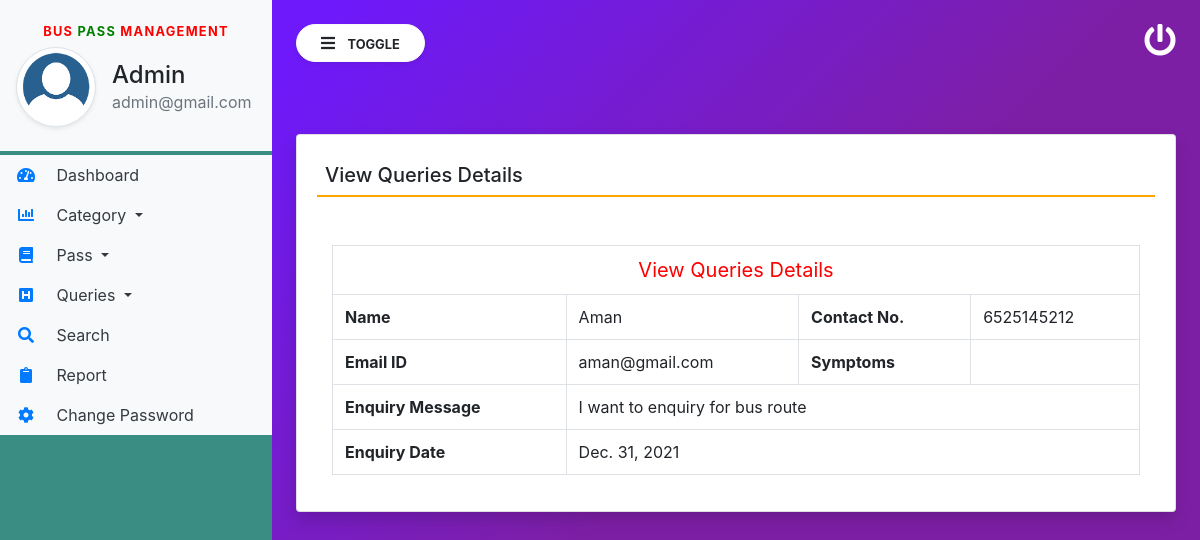
The page /view_queries/1 (signed in) on the database its author committed.
### buspass/models.py (models this page shows, shortened)
class Contact(models.Model):
    name = models.CharField(max_length=200, null=True)
    emailid = models.CharField(max_length=100, null=True)
    contact = models.CharField(max_length=15, null=True)
    message = models.CharField(max_length=300, null=True)
    msgdate = models.DateField(null=True)
    isread = models.CharField(max_length=10, null=True)

### buspass/views.py (the view)
# urls.py: path('view_queries/<int:pid>', view_queries, name='view_queries'),
def view_queries(request,pid):
    if not request.user.is_authenticated:
        return redirect('login')
    contact = Contact.objects.get(id=pid)
    contact.isread = "yes"
    contact.save()
    return render(request,'view_queries.html', locals())

### buspass/templates/view_queries.html
{% extends 'admin_base.html' %}
{% block main  %}
<div class="card shadow mt-5">
    <div class="card-body">
        <h5 class="p-2" style="border-bottom: 2px solid orange;">View Queries Details</h5>
        <div class="container-fluid mt-5">
            <table class="table table-bordered">
                <tr align="center">
                    <td colspan="4" style="font-size : 20px; color : red"> View Queries Details</td>
                </tr>
                <tr>
                    <th>Name</th>
                    <td>{{contact.name}}</td>
                    <th>Contact No.</th>
                    <td>{{contact.contact}}</td>
                </tr>
                <tr>
                    <th>Email ID</th>
                    <td>{{contact.emailid}}</td>
                    <th>Symptoms</th>
                    <td>{{contact.symptoms}}</td>
                </tr>
                <tr>
                    <th>Enquiry Message</th>
                    <td colspan="3">{{contact.message}}</td>
                </tr>
                <tr>
                    <th>Enquiry Date</th>
                    <td colspan="3">{{contact.msgdate}}</td>
                </tr>
            </table>
        </div>
    </div>
</div>
{% endblock %}

### buspass/templates/admin_base.html (shortened to what this page needs)
{% load static %}
<html lang="en">
<head>
    <link rel="stylesheet" href="https://maxcdn.bootstrapcdn.com/bootstrap/4.3.1/css/bootstrap.min.css">
    <link rel="stylesheet" href="https://use.fontawesome.com/releases/v5.6.3/css/all.css"
>
    <link rel="stylesheet" type="text/css" href="{% static 'css/sidebar.css' %}">
    <link rel="stylesheet" href="https://cdnjs.cloudflare.com/ajax/libs/twitter-bootstrap/4.5.2/css/bootstrap.css">
    <link rel="stylesheet" href="https://cdn.datatables.net/1.11.3/css/dataTables.bootstrap4.min.css">
</head>
<body>
<div class="vertical-nav bg-custom" id="sidebar">
    <div class="py-4 px-3 mb-1 bg-light">
        <center><h2 class="font-weight-bold text-uppercase px-3 small dashboard-text"><span style="color:red">Bus</span> <span style="color:green">Pass</span> <span style="color:red">Management</span></h2></center>
        <div class="media d-flex align-items-center">
            <img src="{% static 'images/use.png' %}" width="80" height="80"
                 class="mr-3 rounded-circle img-thumbnail shadow-sm">
            <div class="media-body">
                <h4 class="mb-0">Admin</h4>
                <p class="text-muted mb-0">{{request.user.email}}</p>
            </div>
        </div>
    </div>
    <ul class="nav flex-column bg-white">
        <li class="nav-item">
            <a href="{% url 'admin_home' %}" class="nav-link text-dark bg-light">
                <i class="fas fa-tachometer-alt fa-fw mr-3 text-primary"></i>
                Dashboard
            </a>
        </li>
        <li class="nav-item dropdown">
            <a class="nav-link dropdown-toggle text-dark bg-light" href="#" id="navbardrop" data-toggle="dropdown">
                <i class="fas fa-chart-bar mr-3 text-primary fa-fw"></i> Category
            </a>
        </li>
        <li class="nav-item dropdown">
            <a class="nav-link dropdown-toggle text-dark bg-light" href="#" id="navbardrop" data-toggle="dropdown">
                <i class="fas fa-book mr-3 text-primary fa-fw"></i> Pass
            </a>
        </li>
        <li class="nav-item dropdown">
            <a class="nav-link dropdown-toggle text-dark bg-light" href="#" id="navbardrop" data-toggle="dropdown">
                <i class="fas fa-h-square mr-3 text-primary fa-fw"></i> Queries
            </a>
        </li>
        <li class="nav-item">
            <a href="{% url 'search' %}" class="nav-link text-dark bg-light">
                <i class="fa fa-search mr-3 text-primary fa-fw"></i>
                Search
            </a>
        </li>
        <li class="nav-item">
            <a href="{% url 'betweendate_report' %}" class="nav-link text-dark bg-light">
                <i class="fas fa-clipboard mr-3 text-primary fa-fw"></i>
                Report
            </a>
        </li>
        <li class="nav-item">
            <a href="{% url 'changePassword' %}" class="nav-link text-dark bg-light">
                <i class="fas fa-cog mr-3 text-primary fa-fw"></i>
                Change Password
            </a>
        </li>
    </ul>
</div>
<div class="page-content p-4" id="content">
    <a href="{% url 'logout' %}" title="logout" class="float-right text-white"><i
            class="fas fa-power-off fa-2x"></i></a>
    <button id="sidebarCollapse" type="button" class="btn btn-light bg-white rounded-pill shadow-sm px-4 mb-4">
        <i class="fas fa-bars mr-2"></i>
        <small class="text-uppercase font-weight-bold">Toggle</small>
    </button>
    {% block main %}
    {% endblock %}
</div>
</body>
</html>

### buspass/static/css/sidebar.css (style rules this page uses)
body { background-image : linear-gradient(135.9deg,rgba(109,25,252,1) 16.4%,rgba(125,31,165,1) 56.1%); min-height:100vh; }
.vertical-nav { min-width : 17rem; width : 17rem; height:100vh; position:fixed; top:0; left:0; transition: all 0.4s; }
.page-content { width:calc(100% - 17rem); margin-left:17rem; transition:all 0.4s; }
.dashboard-text { letter-spacing : 0.1em; color : #aaa; }
.bg-custom { background-color: #398d83!important; }

### rows shown on the page
Contact: name "Aman", contact "6525145212", emailid "aman@gmail.com", message "I want to enquiry for bus route", msgdate "Dec. 31, 2021"

### other values the page prints
{{ request.user.email }} "admin@gmail.com"
